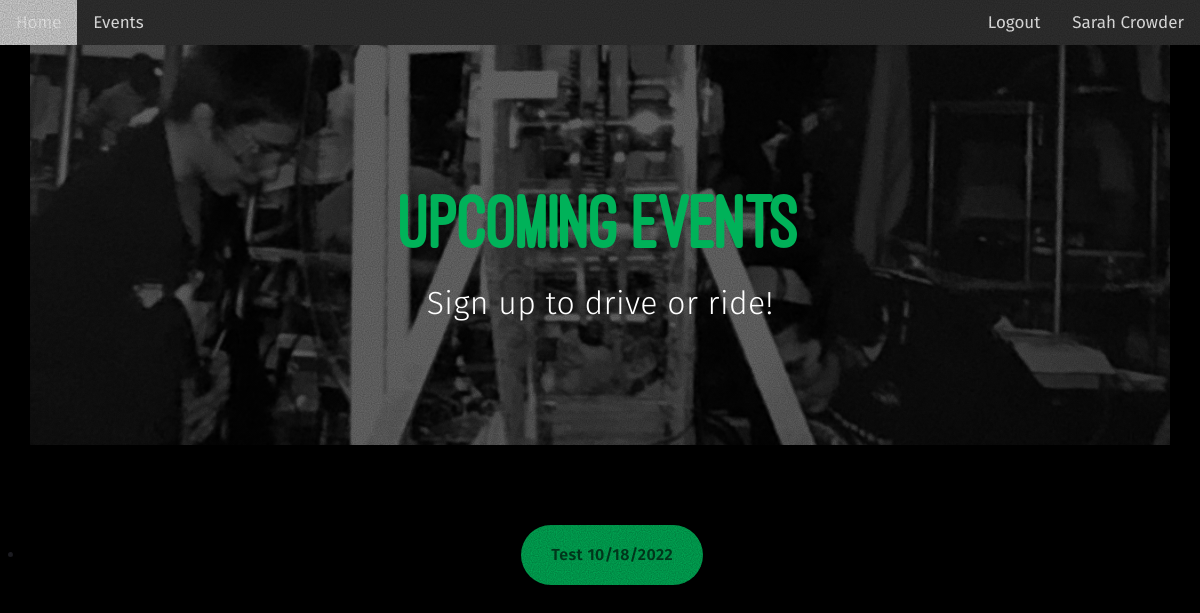
The page /events (signed in) on the database its author committed.
### carpooling/models.py (models this page shows, shortened)
class User(UserMixin, db.Model):
    __tablename__ = 'users'
    id = db.Column(db.Integer, primary_key=True)
    password = db.Column(db.String, nullable=True)
    first_name = db.Column(db.String, nullable=False)
    last_name = db.Column(db.String, nullable=False)
    driver_id = db.Column(db.Integer, db.ForeignKey('drivers.index'), nullable=True)
    passenger_id = db.Column(db.Integer, db.ForeignKey('passengers.index'), nullable=True)
    driver_profile = db.relationship('Driver', backref=db.backref('user'), lazy=True)
    passenger_profile = db.relationship('Passenger', backref=db.backref('user'), lazy=True)
    team_auth_key = db.Column(db.String, nullable=False, default='0') # a special key sent out by the team to allow access to the site
    is_admin = db.Column(db.Integer, nullable=False, default=0)

class Event(db.Model):
    __tablename__ = 'events'
    index = db.Column(db.Integer, primary_key=True)
    event_name = db.Column(db.String, nullable=False)
    event_date = db.Column(db.DateTime, nullable=False)
    event_start_time = db.Column(db.DateTime, nullable=False)
    event_end_time = db.Column(db.DateTime, nullable=False)
    event_location = db.Column(db.String, nullable=False, default='Maggie Walker Governor\'s School')
    event_description = db.Column(db.String, nullable=True)
    def __repr__(self):
        return f'Event: {self.event_name}'

### carpooling/routes.py (the view)
@app.route('/events')
def events_page():
    current_events = Event.query.filter(Event.event_date >= datetime.datetime.now()).all()
    print(current_events)
    return render_template('events_page_template.html', events=current_events, user=current_user)

### carpooling/__init__.py (called while the page is built)
@login_manager.user_loader
def load_user(user_id):
    return User.query.get(int(user_id))

### carpooling/templates/events_page_template.html (shortened to what this page needs)
<!DOCTYPE html>
<html data-wf-domain="sarahs-dandy-site.webflow.io" data-wf-page="633db6b20fc68522b30e41f4" data-wf-site="633db6b20fc685cfcc0e41e2">
<head>
    <link href="{{ url_for('static', filename='events_style.css')}}" rel="stylesheet" type="text/css"/>
    <link href="{{ url_for('static', filename='carrdstyle.css')}}" rel="stylesheet" type="text/css"/>
</head>
<body class="body">
    <div class="page-content">
        <div class="topnav">
            <a href="{{ url_for('home_page') }}">Home</a>
            <a href="{{ url_for('events_page') }}">Events</a>
            {% if user.is_authenticated %}
            <a class="user-info" href = "{{ url_for('user_profile_page', user_id=user.id) }}">{{ user.first_name.capitalize() }} {{user.last_name.capitalize()}}</a>
            <a class="user-info" onclick="confirm_logout(event)" href="{{ url_for('home_page', logout=True) }}">Logout</a>
            {% else %}
            <a class="user-info" href="{{ url_for('login_page') }}">Login</a>
            <a class="user-info" href="{{url_for('generic_register_page')}}">Register/Update</a>
            <a class="user-info" href="{{url_for('login_help_page')}}">Login Help</a>
            {% endif %}
          </div>
        </div>
        <div class="banner">
            <div class="banner-second">
                <div class="container center w-container">
                    <div class="align-center">
                        <h1 class="style1">
                            Upcoming Events
                        </h1>
                        <h2 class="style2">Sign up to drive or ride!</h1>
                    </div>
                </div>
            </div>
        </div>
    <div class="section-2 wf-section">
        <br>
        <br>
        <br>
        <br>
        <br>
        <ul id="buttons01" class="style1 buttons">
            <li>
                {% for event in events %}
                <a href="{{url_for('event_page', event_index=event.index)}}" class="button n01">
                    <span class="label">{{event.event_name.capitalize()}} {{event.event_date.strftime('%m/%d/%Y')}}</span>
                {% endfor %}
                </a>
            </li>
        </ul>
    </div>
</body>
</html>

### carpooling/static/carrdstyle.css (style rules this page uses)
html, body, div, span, applet, object, iframe, h1, h2, h3, h4, h5, h6, p, blockquote, pre, a, abbr, acronym, address, big, cite, code, del, dfn, em, img, ins, kbd, q, s, samp, small, strike, strong, sub, sup, tt, var, b, u, i, center, dl, dt, dd, ol, ul, li, fieldset, form, label, legend, table, caption, tbody, tfoot, thead, tr, th, td, article, aside, canvas, details, embed, figure, figcaption, footer, header, hgroup, menu, nav, output, ruby, section, summary, time, mark, audio, video { margin: 0; padding: 0; border: 0; font-size: 100%; font: inherit; vertical-align: baseline; }
body { line-height: 1; }
ol, ul { list-style: none; }
.topnav { background-color: #333; overflow: hidden; }
.topnav a { float: left; color: #ffffff; text-align: center; padding: 14px 16px; text-decoration: none; font-size: 17px; font-family: 'Fira Sans', sans-serif; }
.topnav a.user-info { float: right; color: #ffffff; text-align: center; padding: 14px 16px; text-decoration: none; font-size: 17px; font-family: 'Fira Sans', sans-serif; }
body { -webkit-text-size-adjust:none }
*, * :before, * :after { box-sizing: border-box; }
body { line-height: 1.0; min-height: var(--viewport-height); min-width: 320px; overflow-x: hidden; word-wrap: break-word; background-color: #000; }
body:before { background-attachment: scroll; content: ''; display: block; height: var(--background-height); left: 0; pointer-events: none; position: fixed; top: 0; transform: scale(1); width: 100vw; z-index: 0; background-size: 512px; background-position: center; background-repeat: repeat; }
body:after { background-color: #7E8083; content: ''; display: block; height: 100%; left: 0; opacity: 0; position: fixed; top: 0; transform: scale(1); transition: opacity 1s ease-in-out 0s, visibility 1s 0s; visibility: hidden; width: 100%; z-index: 1; }
:root { --background-height: 100vh; --site-language-alignment: left; --site-language-direction: ltr; --site-language-flex-alignment: flex-start; --site-language-indent-left: 1; --site-language-indent-right: 0; --viewport-height: 100vh; }
html { font-size: 16pt; }
ul { list-style-type: disc; margin-left: 1.5em; padding-left: 0; align-self: center; float: center; }
li { align-items: center; float: center; text-align: center; }
a { color: inherit; text-decoration: underline; transition: color 0.25s ease; }
h1, h2, h3 { direction: var(--site-language-direction); position: relative; }
h1.style1, h2.style1, h3.style1, p.style1 { color: #00B259; font-family: 'ostrich_sansheavy', sans-serif; text-align: center; letter-spacing: -0.175rem; width: 100%; font-size: 5em; line-height: 1.25; font-weight: 400; }
h1.style2, h2.style2, h3.style2, p.style2 { color: #FFFFFF; font-family: 'Fira Sans', sans-serif; font-size: larger; letter-spacing: 0.025rem; width: calc(100% + 0.025rem); font-size: 2em; line-height: 1.875; font-weight: 300; text-align: center; align-self: center; }
.buttons { cursor: default; display: flex; justify-content: var(--flex-alignment); letter-spacing: 0; padding: 0; }
.buttons li { max-width: 100%; }
.buttons li a { align-items: center; justify-content: center; max-width: 100%; text-align: center; text-decoration: none; vertical-align: middle; white-space: nowrap; }
.buttons.style1 { gap: 1.375rem; flex-direction: row; flex-wrap: wrap; }
.buttons.style1 li a { display: inline-flex; width: auto; height: 3.75rem; line-height: 3.75rem; padding: 0 1.875rem; vertical-align: middle; font-family: 'Fira Sans', sans-serif; letter-spacing: 0.025rem; padding-left: calc(0.025rem + 1.875rem); font-size: 1em; font-weight: 600; border-radius: 2.5rem; flex-direction: row-reverse; justify-content: flex-end; transition: transform 0.25s ease, color 0.25s ease, background-color 0.25s ease, border-color 0.25s ease; }
.buttons.style1 li a .label { direction: var(--site-language-direction); overflow: hidden; text-overflow: ellipsis; flex-grow: 1; flex-shrink: 1; text-align: left; width: 100%; }
.buttons.style1 .button { background-color: #00B259 !important; color: rgba(0, 0, 0, 0.631); }
.buttons.style1 { column-span: all; display: block; align-items: center; align-self: center; align-content: center; }
@media (max-width: 1680px) { html { font-size: 12pt; } }
@media (max-width: 1280px) { html { font-size: 12pt; } }

### rows shown on the page
User: first_name "Sarah", last_name "Crowder"
Event: event_name "Test", event_date "10/18/2022"
